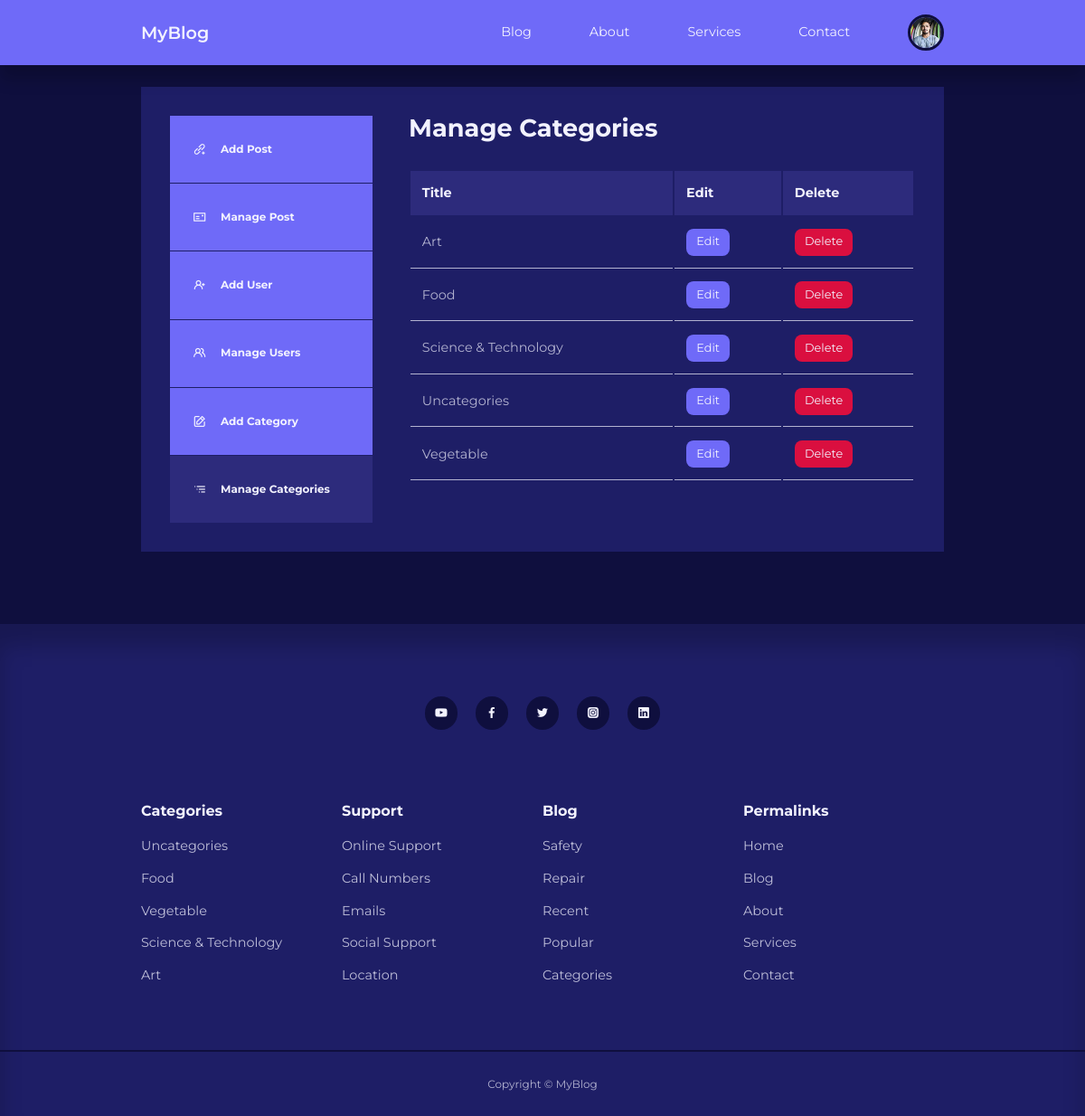
/admin/manage-categories.php (signed in), run on the app's committed database.
### tables this page shows
CREATE TABLE IF NOT EXISTS `users` (
  `id` int UNSIGNED NOT NULL AUTO_INCREMENT,
  `firstname` varchar(50) NOT NULL,
  `lastname` varchar(50) NOT NULL,
  `username` varchar(50) NOT NULL,
  `email` varchar(100) NOT NULL,
  `password` varchar(255) NOT NULL,
  `avatar` varchar(255) NOT NULL,
  `is_admin` tinyint(1) NOT NULL,
  PRIMARY KEY (`id`)
);

CREATE TABLE IF NOT EXISTS `categories` (
  `id` int UNSIGNED NOT NULL AUTO_INCREMENT,
  `title` varchar(50) NOT NULL,
  `description` text NOT NULL,
  PRIMARY KEY (`id`)
);

### admin/partials/header.php (called while the page is built, shortened)
<?php
require '../partials/header.php';

### admin/manage-categories.php (the view, shortened to what this page needs)
<?php
include 'partials/header.php';
$query = "SELECT * FROM categories ORDER BY title asc;";
$categories = mysqli_query($conn, $query);
?>
<section class="dashboard">
    <div class="container dashboard_container">
        <aside>
            <ul>
                <li>
                    <a href="add-post.php"><i class="uil uil-link-add"></i>
                        <h5>Add Post</h5>
                    </a>
                </li>
                <li>
                    <a href="index.php"><i class="uil uil-postcard"></i>
                        <h5>Manage Post</h5>
                    </a>
                </li>
                <?php if (isset($_SESSION['user_is_admin'])) : ?>
                    <li>
                        <a href="add-user.php"><i class="uil uil-user-plus"></i>
                            <h5>Add User</h5>
                        </a>
                    </li>
                    <li>
                        <a href="manage-users.php"><i class="uil uil-users-alt"></i>
                            <h5>Manage Users</h5>
                        </a>
                    </li>
                    <li>
                        <a href="add-category.php"><i class="uil uil-edit"></i>
                            <h5>Add Category</h5>
                        </a>
                    </li>
                    <li>
                        <a href="manage-categories.php" class="active"><i class="uil uil-list-ui-alt"></i>
                            <h5>Manage Categories</h5>
                        </a>
                    </li>
                <?php endif; ?>
            </ul>
        </aside>
        <main>
            <h2>Manage Categories</h2>
            <?php if (mysqli_num_rows($categories) > 0) : ?>
                <table>
                    <thead>
                        <tr>
                            <th>Title</th>
                            <th>Edit</th>
                            <th>Delete</th>
                        </tr>
                    </thead>
                    <tbody>
                        <?php while ($category = mysqli_fetch_assoc($categories)) : ?>
                            <tr>
                                <td><?= $category['title'] ?></td>
                                <td><a href="<?= ROOT_URL ?>admin/edit-category.php?id=<?= $category['id'] ?>" class="btn sm">Edit</a></td>
                                <td><a href="<?= ROOT_URL ?>admin/delete-category.php?id=<?= $category['id'] ?>" class="btn sm danger">Delete</a></td>
                            </tr>
                        <?php endwhile; ?>
                    </tbody>
                </table>
            <?php else : ?>
                <div class="alert_message error">
                    <?= "No Categories found" ?>
                </div>
            <?php endif; ?>
        </main>
    </div>
</section>
<?php
include '../partials/footer.php';
?>

### partials/header.php (shortened to what this page needs)
<?php
require 'config/database.php';
if (isset($_SESSION['user_id'])) {
    $id = filter_var($_SESSION['user_id'], FILTER_SANITIZE_NUMBER_INT);
    $query = "SELECT avatar FROM users WHERE id=$id";
    $result = mysqli_query($conn, $query);
    $avatar = mysqli_fetch_assoc($result);
}
?>
<!DOCTYPE html>
<html lang="en">
<head>
    <link rel="stylesheet" href="<?= ROOT_URL ?>css/style.css" />
    <link rel="stylesheet" href="https://unicons.iconscout.com/release/v4.0.0/css/line.css" />
</head>
<body>
    <nav>
        <div class="container nav_container">
            <a href="<?= ROOT_URL ?>" class="nav_logo">MyBlog</a>
            <ul class="nav_items">
                <li><a href="<?php echo ROOT_URL ?>blog.php">Blog</a></li>
                <li><a href="<?= ROOT_URL ?>about.php">About</a></li>
                <li><a href="<?= ROOT_URL ?>services.php">Services</a></li>
                <li><a href="<?= ROOT_URL ?>contact.php">Contact</a></li>
                <?php if (isset($_SESSION['user_id'])) : ?>
                    <li class="nav_profile">
                        <div class="avatar">
                            <img src="<?= ROOT_URL . 'images/' . $avatar['avatar'] ?>" />
                        </div>
                    </li>
                <?php else : ?>
                    <li><a href="<?= ROOT_URL ?>signin.php">Signin</a></li>
                <?php endif; ?>
            </ul>
        </div>
    </nav>

### partials/footer.php (shortened to what this page needs)
<footer>
    <div class="footer_socials">
        <a href="https://www.youtube.com/" target="_blank"><i class="uil uil-youtube"></i></a>
        <a href="https://www.facebook.com/" target="_blank"><i class="uil uil-facebook-f"></i></a>
        <a href="https://twitter.com/?lang=en-in" target="_blank"><i class="uil uil-twitter"></i></a>
        <a href="https://www.instagram.com/" target="_blank"><i class="uil uil-instagram-alt"></i></a>
        <a href="https://in.linkedin.com/" target="_blank"><i class="uil uil-linkedin"></i></a>
    </div>
    <div class="container footer_container">
        <article>
            <h4>Categories</h4>
            <ul>
                <?php
                $all_categories = "SELECT * FROM categories;";
                $all_categories_result = mysqli_query($conn, $all_categories);
                ?>
                <?php while ($all_category = mysqli_fetch_assoc($all_categories_result)) : ?>
                    <li><a href="<?= ROOT_URL ?>category-posts.php?id=<?= $all_category['id'] ?>"><?= $all_category['title'] ?></a></li>
                <?php endwhile; ?>
            </ul>
        </article>
        <article>
            <h4>Support</h4>
            <ul>
                <li><a href="#">Online Support</a></li>
                <li><a href="#">Call Numbers</a></li>
                <li><a href="#">Emails</a></li>
                <li><a href="#">Social Support</a></li>
                <li><a href="#">Location</a></li>
            </ul>
        </article>
        <article>
            <h4>Blog</h4>
            <ul>
                <li><a href="#">Safety</a></li>
                <li><a href="#">Repair</a></li>
                <li><a href="#">Recent</a></li>
                <li><a href="#">Popular</a></li>
                <li><a href="#">Categories</a></li>
            </ul>
        </article>
        <article>
            <h4>Permalinks</h4>
            <ul>
                <li><a href="<?= ROOT_URL ?>">Home</a></li>
                <li><a href="<?= ROOT_URL ?>blog.php">Blog</a></li>
                <li><a href="<?= ROOT_URL ?>about.php">About</a></li>
                <li><a href="<?= ROOT_URL ?>services.php">Services</a></li>
                <li><a href="<?= ROOT_URL ?>contact.php">Contact</a></li>
            </ul>
        </article>
    </div>
    <div class="footer_copyright">
        <small>Copyright &copy; MyBlog</small>
    </div>
</footer>
</body>
</html>

### css/style.css (style rules this page uses)
:root { --color-primary: #6f6af8; --color-primary-light: hsl(242, 91%, 69%, 18%); --color-primary-variant: #5854c7; --color-red: #da0f3f; --color-red-light: hsl(346, 87%, 46%, 15%); --color-green: #00c476; --color-green-light: hsl(156, 100%, 38%, 15%); --color-gray-900: #1e1e66; --color-gray-700: #2d2b7c; --color-gray-300: rgba(242, 242, 254, 0.3); --color-gray-200: rgba(242, 242, 254, 0.7); --color-white: #f2f2fe; --color-bg: #0f0f3e; --transition: all 300ms ease; --container-width-lg: 74%; --container-width-md: 88%; --form-width: 40%; --card-border-radius-1: 0.3rem; --card-border-radius-2: 0.5rem; --card-border-radius-3: 0.8rem; --card-border-radius-4: 2rem; --card-border-radius-5: 5rem; }
* { margin: 0; padding: 0; outline: 0; border: 0; appearance: 0; list-style: none; text-decoration: none; box-sizing: border-box; }
body { font-family: 'Montserrat', sans-serif; line-height: 1.6; color: var(--color-gray-200); overflow-x: hidden; background: var(--color-bg); font-size: 0.9rem; }
.container { width: var(--container-width-lg); max-width: 1800px; margin-inline: auto; }
section { margin-top: 3rem ; width: 100vw; }
h1, h2, h3, h4, h5 { color: var(--color-white); line-height: 1.3rem; }
h2 { font-size: 1.7rem; margin: 1rem 0; }
h4 { font-size: 1rem; }
a { color: var(--color-white); transition: var(--transition); }
img { display: block; width: 100%; object-fit: cover; }
nav { background: var(--color-primary); width: 100vw; height: 4.5rem; position: fixed; top: 0; z-index: 10; box-shadow: 0 1rem 1rem rgba(0, 0 , 0 , .2); }
.nav_container { height: 100%; display: flex; align-items: center; justify-content: space-between; }
.avatar { width: 2.5rem; height: 2.5rem; border-radius: 50%; overflow: hidden; border: .2rem solid var(--color-bg); }
.nav_logo { font-weight: 600; font-size: 1.2rem; }
.nav_items { display: flex; align-items: center; gap: 4rem; }
.nav_profile { position: relative; cursor: pointer; }
footer { background: var(--color-gray-900); padding: 5rem 0 0; box-shadow: inset 0 1.5rem 1.5rem rgba(0, 0 , 0 , .2); }
.footer_socials { margin-inline: auto ; width: fit-content; margin-bottom: 5rem; display: flex; justify-content: space-between; align-items: center; gap: 1.2rem; }
.footer_socials a { background: var(--color-bg); border-radius: 50%; width: 2.3rem; height: 2.3rem; display: flex; align-items: center; justify-content: center; }
.footer_container { display: grid; grid-template-columns: repeat(4, 1fr); }
footer h4 { color: var(--color-white); margin-bottom: .6rem; }
footer ul li { padding: .4rem 0; }
footer ul a { opacity: .75; }
.footer_copyright { text-align: center; padding: 1.5rem 0; border-top: 2px solid var(--color-bg); margin-top: 4rem; }
.btn { display: inline-block; width: fit-content; padding: 0.6rem 1.2rem; background-color: var(--color-primary); border-radius: var(--card-border-radius-2); cursor: pointer; transition: var(--transition); color: var(--color-white); }
.btn.sm { padding: 0.3rem 0.7rem; font-size: 0.8rem; }
.btn.danger { background: var(--color-red); }
.dashboard { margin-top: 6rem; }
.dashboard_container { display: grid; grid-template-columns: 14rem auto; gap: 1rem; background: var(--color-gray-900); padding: 2rem; margin-bottom: 5rem; }
.dashboard aside a { background: var(--color-primary); display: flex; gap: 1rem; align-items: center; padding: 1.6rem; }
.dashboard aside ul li:not(:last-child) a { border-bottom: 1px solid var(--color-gray-900); }
.dashboard aside a.active { background-color: var(--color-gray-700); }
.dashboard main { margin-left: 1.5rem; }
.dashboard main h2 { margin: 0 0 2rem 0; line-height: 1; }
.dashboard main table { width: 100%; text-align: left; }
.dashboard main table th { background: var(--color-gray-700); padding: 0.8rem; color: var(--color-white); }
.dashboard main table td { padding: 0.8rem; border-bottom: 1px solid var(--color-gray-200); }

### data on the page
users: avatar (picture)
categories: title "Art"
categories: title "Food"
categories: title "Science & Technology"
categories: title "Uncategories"
categories: title "Vegetable"
